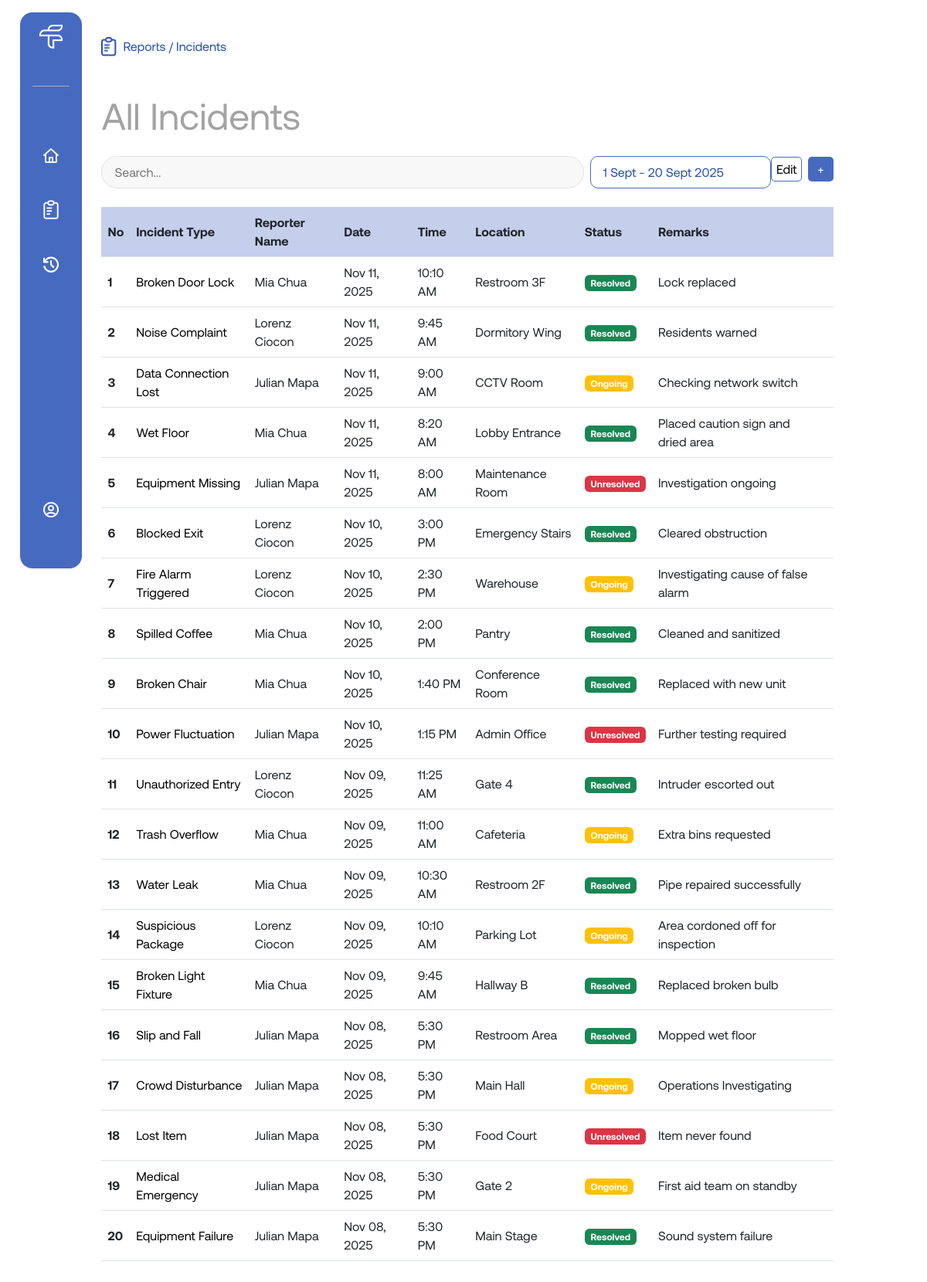
/pages/reports.php (signed in), run on the app's committed database.
### tables this page shows
CREATE TABLE users (
  user_id INT(10) AUTO_INCREMENT PRIMARY KEY,
  name VARCHAR(255) NOT NULL,
  role VARCHAR(255) NOT NULL,
  username VARCHAR(255) UNIQUE NOT NULL,
  password VARCHAR(255) NOT NULL
);

CREATE TABLE incidents (
  incident_id INT(10) AUTO_INCREMENT PRIMARY KEY,
  description VARCHAR(255) NOT NULL,
  location VARCHAR(255) NOT NULL,
  reported_by INT(10),
  role_assigned_to VARCHAR(255),
  status VARCHAR(255) DEFAULT 'Ongoing',
  remarks VARCHAR(255),
  date DATE,
  time TIME,
  FOREIGN KEY (reported_by) REFERENCES users(user_id) ON DELETE SET NULL
);

### pages/reports.php (the view, shortened to what this page needs)
<?php
    include('../includes/db_connect.php');
    if(isset($_SESSION['user_id'])){
        $user_id = $_SESSION['user_id'] ;
        $sql = "SELECT role FROM users WHERE user_id = $user_id";
        $result = mysqli_query($conn, $sql);
        if($result && mysqli_num_rows($result) > 0){
            $row = mysqli_fetch_assoc($result);
            $user_role = htmlspecialchars($row['role']);
        }
        if ($user_role == 'Admin') {
            $sql = "SELECT incidents.incident_id, incidents.description, users.name AS reporter_name, incidents.location, incidents.date, incidents.time, incidents.status, incidents.remarks
                    FROM incidents
                    LEFT JOIN users ON incidents.reported_by = users.user_id
                    ORDER BY incidents.incident_id DESC" ;
            $table_header = 'All' ;
        }
        $result_incidents = mysqli_query($conn, $sql);
    }
?>
<!DOCTYPE html>
<html lang="en">
<head>
    <link href="https://cdn.jsdelivr.net/npm/bootstrap@5.3.8/dist/css/bootstrap.min.css" rel="stylesheet">
    <link rel="stylesheet" href="../assets/css/style.css">
</head>
<body>
    <div class="layout d-md-flex w-md-100">
        <?php include('../includes/navbar.php') ?>
        <div class="main-content flex-md-fill p-md-3 pt-md-5">
            <div class="main-content-container w-90 mx-auto mx-md-0 w-md-100">
                <p class="page-info"> <img src="../assets/images/blue-report-icon.png" alt=""><span>Reports  /  Incidents</span></p>
                <h2 class="page-heading"><?= $table_header?> Incidents</h2>
                <div class="table-search-group">
                    <div class="top-search">
                        <input type="text" placeholder="Search...">
                        <div class="filter-date">
                            <p>1 Sept - 20 Sept 2025</p>
                        </div>
                    </div>
                    <div class="bot-search">
                        <button class="edit-btn" id="toggleEditMode">Edit</button>
                        <a href="./add-incident.php">+</a>
                    </div>
                </div>
                <table class="incident-table">
                    <thead>
                    <tr class="header-row">
                        <th scope="col">No</th>
                        <th scope="col">Incident Type</th>
                        <th scope="col">Reporter Name</th>
                        <th scope="col">Date</th>
                        <th scope="col">Time</th>
                        <th scope="col">Location</th>
                        <th scope="col">Status</th>
                        <th scope="col">Remarks</th>
                        <th class="edit-col"></th>
                    </tr>
                    </thead>
                    <tbody>
                        <?php
                            if ($result_incidents && mysqli_num_rows($result_incidents) > 0) {
                                $count = 1;
                                while ($row = mysqli_fetch_array($result_incidents)) {
                                    $incidentId = htmlspecialchars($row['incident_id']);
                                    $description = htmlspecialchars($row['description']);
                                    $reporter = htmlspecialchars($row['reporter_name']);
                                    $location = htmlspecialchars($row['location']);
                                    $date = date("M d, Y", strtotime($row['date']));
                                    $time = date("g:i A", strtotime($row['time']));
                                    $status = htmlspecialchars($row['status']);
                                    $remarks = htmlspecialchars($row['remarks']);
                                    $badgeClass = '';
                                    if ($status == 'Resolved') $badgeClass = 'bg-success';
                                    elseif ($status == 'Ongoing') $badgeClass = 'bg-warning';
                                    else $badgeClass = 'bg-danger';
                                    echo "
                                    <tr data-id='{$incidentId}'>
                                        <th scope='row' data-label='No'>{$count}</th>
                                        <td data-label='Incident Type'>{$description}</td>
                                        <td data-label='Reporter Name'>{$reporter}</td>
                                        <td data-label='Date'>{$date}</td>
                                        <td data-label='Time'>{$time}</td>
                                        <td data-label='Location'>{$location}</td>
                                        <td data-label='Status'><span class='badge {$badgeClass}'>{$status}</span></td>
                                        <td data-label='Remarks'>{$remarks}</td>
                                        <td class='edit-cell'></td>
                                    </tr>
                                    ";
                                    $count++;
                                }
                            } else {
                                echo "
                                <tr>
                                    <td colspan='9' class='text-center'>No incidents found.</td>
                                </tr>";
                            }
                        ?>
                    </tbody>
                </table>
            </div>
        </div>
    </div>
</body>
<?php include('../includes/footer.php') ?>

### data on the page
users: role "All"
incidents: description "Broken Door Lock", reported_by.name "Mia Chua", date "Nov 11, 2025", time "10:10 AM", location "Restroom 3F", status "Resolved", remarks "Lock replaced"
incidents: description "Noise Complaint", reported_by.name "Lorenz Ciocon", date "Nov 11, 2025", time "9:45 AM", location "Dormitory Wing", status "Resolved", remarks "Residents warned"
incidents: description "Data Connection Lost", reported_by.name "Julian Mapa", date "Nov 11, 2025", time "9:00 AM", location "CCTV Room", status "Ongoing", remarks "Checking network switch"
incidents: description "Wet Floor", reported_by.name "Mia Chua", date "Nov 11, 2025", time "8:20 AM", location "Lobby Entrance", status "Resolved", remarks "Placed caution sign and dried area"
incidents: description "Equipment Missing", reported_by.name "Julian Mapa", date "Nov 11, 2025", time "8:00 AM", location "Maintenance Room", status "Unresolved", remarks "Investigation ongoing"
incidents: description "Blocked Exit", reported_by.name "Lorenz Ciocon", date "Nov 10, 2025", time "3:00 PM", location "Emergency Stairs", status "Resolved", remarks "Cleared obstruction"
incidents: description "Fire Alarm Triggered", reported_by.name "Lorenz Ciocon", date "Nov 10, 2025", time "2:30 PM", location "Warehouse", status "Ongoing", remarks "Investigating cause of false alarm"
incidents: description "Spilled Coffee", reported_by.name "Mia Chua", date "Nov 10, 2025", time "2:00 PM", location "Pantry", status "Resolved", remarks "Cleaned and sanitized"
incidents: description "Broken Chair", reported_by.name "Mia Chua", date "Nov 10, 2025", time "1:40 PM", location "Conference Room", status "Resolved", remarks "Replaced with new unit"
incidents: description "Power Fluctuation", reported_by.name "Julian Mapa", date "Nov 10, 2025", time "1:15 PM", location "Admin Office", status "Unresolved", remarks "Further testing required"
incidents: description "Unauthorized Entry", reported_by.name "Lorenz Ciocon", date "Nov 09, 2025", time "11:25 AM", location "Gate 4", status "Resolved", remarks "Intruder escorted out"
incidents: description "Trash Overflow", reported_by.name "Mia Chua", date "Nov 09, 2025", time "11:00 AM", location "Cafeteria", status "Ongoing", remarks "Extra bins requested"
incidents: description "Water Leak", reported_by.name "Mia Chua", date "Nov 09, 2025", time "10:30 AM", location "Restroom 2F", status "Resolved", remarks "Pipe repaired successfully"
incidents: description "Suspicious Package", reported_by.name "Lorenz Ciocon", date "Nov 09, 2025", time "10:10 AM", location "Parking Lot", status "Ongoing", remarks "Area cordoned off for inspection"
incidents: description "Broken Light Fixture", reported_by.name "Mia Chua", date "Nov 09, 2025", time "9:45 AM", location "Hallway B", status "Resolved", remarks "Replaced broken bulb"
incidents: description "Slip and Fall", reported_by.name "Julian Mapa", date "Nov 08, 2025", time "5:30 PM", location "Restroom Area", status "Resolved", remarks "Mopped wet floor"
incidents: description "Crowd Disturbance", reported_by.name "Julian Mapa", date "Nov 08, 2025", time "5:30 PM", location "Main Hall", status "Ongoing", remarks "Operations Investigating"
incidents: description "Lost Item", reported_by.name "Julian Mapa", date "Nov 08, 2025", time "5:30 PM", location "Food Court", status "Unresolved", remarks "Item never found"
incidents: description "Medical Emergency", reported_by.name "Julian Mapa", date "Nov 08, 2025", time "5:30 PM", location "Gate 2", status "Ongoing", remarks "First aid team on standby"
incidents: description "Equipment Failure", reported_by.name "Julian Mapa", date "Nov 08, 2025", time "5:30 PM", location "Main Stage", status "Resolved", remarks "Sound system failure"
